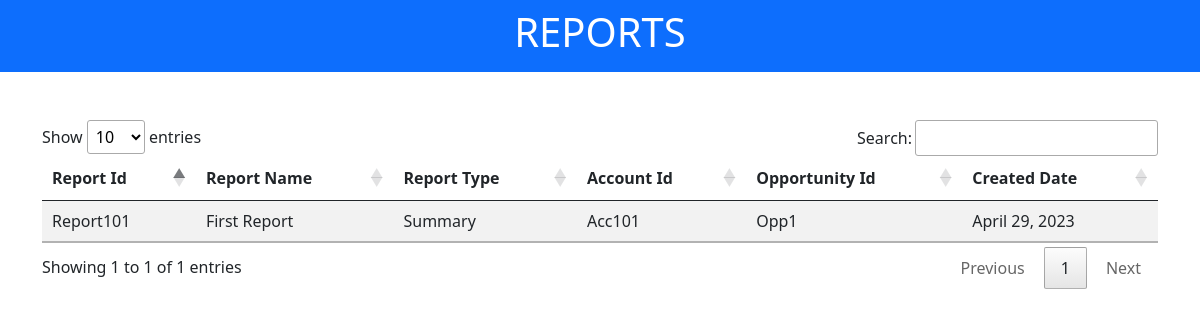
The page /RE001details on the database its author committed.
### Reports/models.py (models this page shows, shortened)
class ReportsModel(models.Model):
    report_id = models.CharField(primary_key=True,max_length=255)
    report_name = models.CharField(max_length=255)
    report_type = models.CharField(max_length=255)
    account_id = models.ForeignKey(AccountsModel, on_delete=models.CASCADE)
    opportunity_id = models.ForeignKey(OpportunitiesModel, on_delete=models.CASCADE)
    created_date = models.DateField()
    class Meta:
        verbose_name_plural = 'Report'

### Accounts/models.py (models this page shows, shortened)
class AccountsModel(models.Model):
    account_id = models.CharField(primary_key=True,max_length=255)
    account_name = models.CharField(max_length=255)
    industry = models.CharField(max_length=255)
    website = models.CharField(max_length=255)
    phone_number = models.IntegerField(unique=True, validators=[RegexValidator(regex='^\d{10}$', message='Length has to be 10', code='Invalid number')])
    billing_address = models.CharField(max_length=255)
    shipping_address = models.CharField(max_length=255)
    class Meta:
        verbose_name_plural = 'Accounts'

### Opportunities/models.py (models this page shows, shortened)
class OpportunitiesModel(models.Model):
    opportunity_id = models.CharField(primary_key=True,max_length=255)
    opportunity_name = models.CharField(max_length=255)
    account_id = models.ForeignKey(AccountsModel, on_delete=models.CASCADE,null=True)
    lead_id = models.ForeignKey(Leads, on_delete=models.CASCADE,null=True)
    amount = models.FloatField()
    stage = models.CharField(max_length=255)
    expected_close_date = models.DateField()
    probability = models.CharField(max_length=255)
    created_date = models.DateField()
    class Meta:
        verbose_name_plural = 'Oppurtunity'

### Reports/views.py (the view)
# urls.py: path('RE001details', views.report, name="reportdetails")
def report(request):
    reports = ReportsModel.objects.all()
    return render(request, "templates/reports/report.html", {'reports': reports})

### templates/reports/report.html (shortened to what this page needs)
{% load static %}
<!doctype html>
<html lang="en">
<head>
    <link href="{% static 'css/bootstrap.min.css' %}" rel="stylesheet"
>
    <link rel="stylesheet" href="{% static 'css/datatable.min.css' %}" />
</head>
<body>
<div class="container-fluid p-2 bg-primary text-white text-center">
    <h1>REPORTS</h1>
</div>
<div class="container mt-5">
      <table id="table1" class="table table-striped">
         <thead>
        <tr>
            <th>Report Id</th>
            <th>Report Name</th>
            <th>Report Type</th>
            <th>Account Id</th>
            <th>Opportunity Id</th>
            <th>Created Date</th>
        </tr>
        </thead>
        <tbody>
        {% for x in reports %}
            <tr>
                <td>{{ x.report_id }}</td>
                <td>{{ x.report_name }}</td>
                 <td>{{ x.report_type }}</td>
                <td>{{ x.account_id.account_id }}</td>
                <td>{{ x.opportunity_id.opportunity_id }}</td>
                <td>{{ x.created_date }}</td>
            </tr>
        {% endfor %}
        </tbody>
    </table>
</div>
</body>
</html>

### rows shown on the page
ReportsModel: report_id "Report101", report_name "First Report", report_type "Summary", account_id.account_id "Acc101", opportunity_id.opportunity_id "Opp1", created_date "April 29, 2023"
